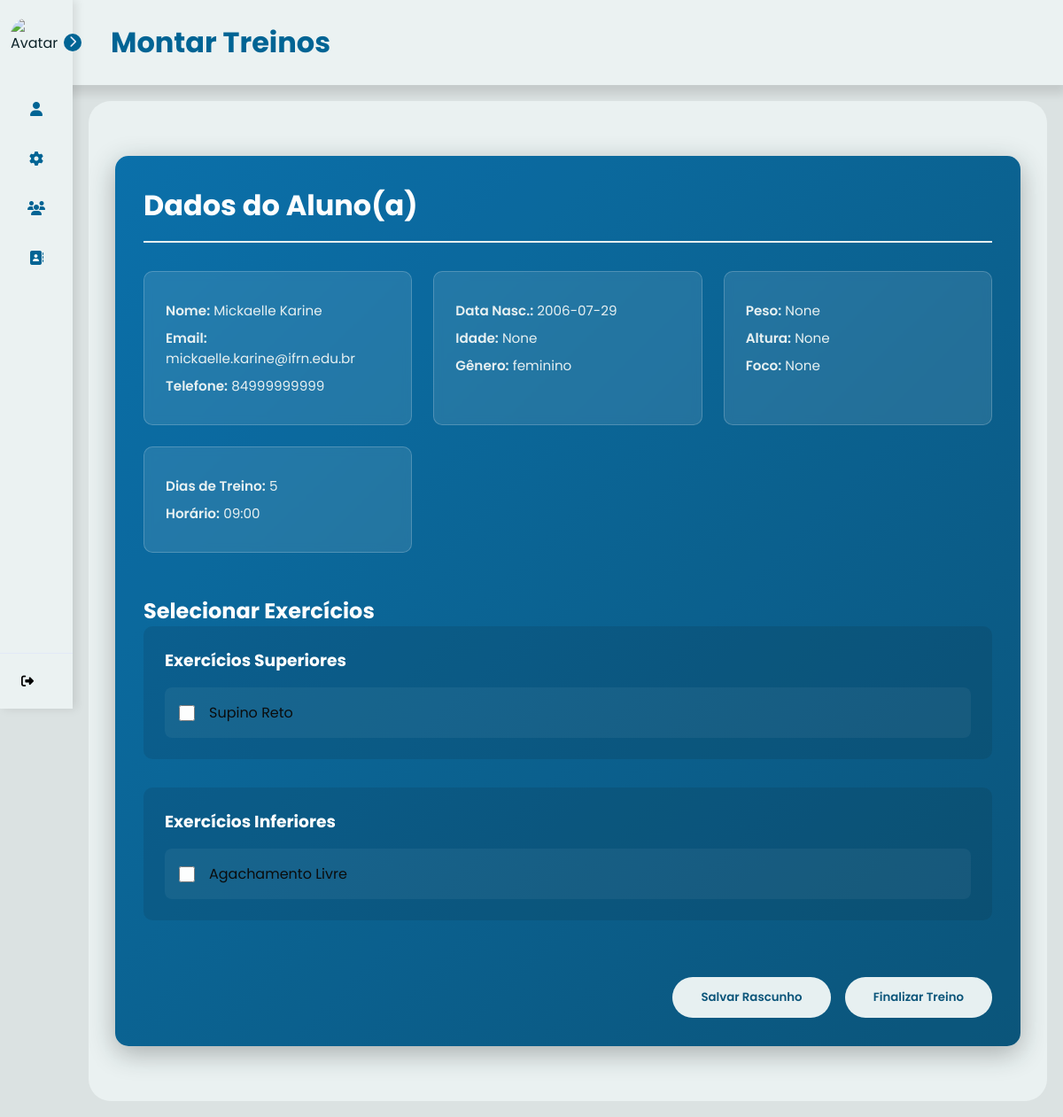
/montar_treino/2 (signed in), run on the app's committed database.
### tables this page shows
CREATE TABLE users (
    use_id INTEGER PRIMARY KEY AUTOINCREMENT,
    use_nome TEXT NOT NULL,
    use_senha TEXT NOT NULL,
    use_email TEXT NOT NULL,
    use_telefone TEXT NOT NULL,
    use_data_nascimento DATE NOT NULL,
    use_genero TEXT NOT NULL,
    use_tipo_usuario TEXT NOT NULL,
    use_dias_treino INT,
    use_horario_treino TIME,
    use_dias_trabalho INT ,
    use_horario_trabalho TIME,
    use_idade INT,
    use_peso FLOAT,
    use_altura FLOAT,
    use_imagem BLOB,
    use_foco_treino VARCHAR(90), /*foco do treino que o aluno quer desenvolver*/
    use_tipo_treino VARCHAR(90), /*tipo do treino que o personal gosta de ensinar*/
    use_contador INTEGER DEFAULT 0
);

### controllers/ProfileController.py (the view)
@profile_bp.route('/montar_treino/<int:aluno_id>', methods=['GET', 'POST'])
@login_required
def montar_treino(aluno_id):
    conn = obter_conexao()
    existe_vinculo = conn.execute('''
        SELECT * FROM aluno_personal
        WHERE personal_id = ? AND aluno_id = ?
    ''', (current_user.id, aluno_id)).fetchone()
    conn.close()
    if not existe_vinculo:
        flash('Acesso não autorizado', 'error')
        return redirect(url_for('profile.seus_alunos'))
    aluno = User.get(aluno_id)
    if not aluno:
        flash('Aluno não encontrado', 'error')
        return redirect(url_for('profile.seus_alunos'))
    return render_template('montar_treino.html', aluno=aluno)

### app.py (called while the page is built)
@login_manager.user_loader
def load_user(user_id):
    return User.get(user_id)

### models/__init__.py (called while the page is built)
def obter_conexao():
    conn = sqlite3.connect('database.db')
    conn.row_factory = sqlite3.Row
    return conn

### templates/montar_treino.html (shortened to what this page needs)
{% extends "base_personal.html" %}
{% block titlePage %} Montar Treinos {% endblock %}
{% block content %}
<div class="montar-treino-section">
    <div class="student-header">
        <h2 style="color: #ffffff;">
            Dados do Aluno(a)
        </h2>
    </div>
    <div class="student-info-grid">
        <div class="info-card">
            <p><strong>Nome:</strong> {{ aluno.nome }}</p>
            <p><strong>Email:</strong> {{ aluno.email }}</p>
            <p><strong>Telefone:</strong> {{ aluno.telefone }}</p>
        </div>
        <div class="info-card">
            <p><strong>Data Nasc.:</strong> {{ aluno.data_nascimento }}</p>
            <p><strong>Idade:</strong> {{ aluno.idade }}</p>
            <p><strong>Gênero:</strong> {{ aluno.genero }}</p>
        </div>
        <div class="info-card">
            <p><strong>Peso:</strong> {{ aluno.peso }}</p>
            <p><strong>Altura:</strong> {{ aluno.altura }}</p>
            <p><strong>Foco:</strong> {{ aluno.foco_treino }}</p>
        </div>
        <div class="info-card">
            <p><strong>Dias de Treino:</strong> {{ aluno.dias_treino }}</p>
            <p><strong>Horário:</strong> {{ aluno.horario_treino }}</p>
        </div>
    </div>
    <div class="exercises-section">
        <h2 style="color: #ffffff;">Selecionar Exercícios</h2>
        <form class="exercise-form">
            <div class="exercise-category">
                <h3 style="color: #ffffff;">Exercícios Superiores</h3>
                <div class="exercise-grid">
                    <div class="exercise-item">
                        <input type="checkbox" id="ex1">
                        <label for="ex1">Supino Reto</label>
                    </div>
                </div>
            </div>
            <div class="exercise-category">
                <h3 style="color: #ffffff;">Exercícios Inferiores</h3>
                <div class="exercise-grid">
                    <div class="exercise-item">
                        <input type="checkbox" id="ex4">
                        <label for="ex4">Agachamento Livre</label>
                    </div>
                </div>
            </div>
            <div class="form-actions">
                <button type="button" class="btn-save">Salvar Rascunho</button>
                <button type="submit" class="btn-save">Finalizar Treino</button>
            </div>
        </form>
    </div>
</div>
{% endblock %}

### templates/base_personal.html (shortened to what this page needs)
<!DOCTYPE html>
<html lang="pt-br">
<head>
    <link rel="stylesheet" href="https://cdnjs.cloudflare.com/ajax/libs/font-awesome/6.5.1/css/all.min.css"
 />
    <link href="https://cdnjs.cloudflare.com/ajax/libs/font-awesome/5.15.4/css/all.min.css" rel="stylesheet">
</head>
<body>
    <nav id="sidebar">
        <div id="sidebar_content">
            <div id="logo_avatar">
                <img src="{{ url_for('static', filename='images/') }}" id="logo_avatar_avatar" alt="Avatar">
            </div>
            <ul id="side_items">
                <li class="side-item {% if request.endpoint == 'profile_personal' %}active{% endif %}">
                    <a href="{{ url_for('profile.profile_personal') }}">
                        <i class="fa-solid fa-user"></i>
                    </a>
                </li>
                <li class="side-item {% if request.endpoint == 'configuracoes_personal' %}active{% endif %}">
                    <a href="{{ url_for('profile.configuracoes_personal') }}">
                        <i class="fa-solid fa-gear"></i>
                    </a>
                </li>
                <li class="side-item">
                    <a href="{{ url_for('profile.seus_alunos') }}">
                        <i class="fa-solid fa-users"></i>
                    </a>
                </li>
                <li class="side-item">
                    <a href="{{ url_for('profile.solicitacoes_pendentes')  }}">
                        <i class="fa-solid fa-address-book"></i>
                    </a>
                </li>
            </ul>
            <button id="open_btn">
                <i id="open_btn_icon" class="fa-solid fa-chevron-right"></i>
            </button>
        </div>
        <div id="logout">
            <form action="{{url_for('auth.logout')}}" method="POST">
                <button id="logout_btn" type="submit">
                    <i class="fa-solid fa-right-from-bracket"></i>
                </button>
            </form>
        </div>
    </nav>
    <header>
        <h1>{% block titlePage %} {% endblock %}</h1>
    </header>
    <main class="fade-in">
        {% block content %}{% endblock %}
    </main>
</body>
</html>

### templates/montar_treino.html (style rules this page uses)
:root { --techfit-100: #ffffff; --techfit-200: #006aa7; --techfit-300: #247ba0; --techfit-400: #004d74; --techfit-500: #e8f1f2; --gradient-blue: linear-gradient(135deg, #006aa7 0%, #004d74 100%); }
body { background-color: var(--techfit-400); color: white; font-family: 'Open Sans', sans-serif; }
.montar-treino-section { max-width: 1200px; margin: 2rem auto; padding: 2rem; background: var(--gradient-blue); border-radius: 15px; box-shadow: 0 8px 30px rgba(0, 0, 0, 0.3); }
.student-header { border-bottom: 2px solid var(--techfit-500); padding-bottom: 1rem; margin-bottom: 2rem; }
.student-header h2 { font-size: 2rem; display: flex; align-items: center; gap: 1rem; }
.student-info-grid { display: grid; grid-template-columns: repeat(auto-fit, minmax(250px, 1fr)); gap: 1.5rem; margin-bottom: 3rem; }
.info-card { background: rgba(255, 255, 255, 0.1); padding: 1.5rem; border-radius: 10px; backdrop-filter: blur(5px); border: 1px solid rgba(255, 255, 255, 0.2); transition: transform 0.3s ease; }
.info-card p { margin: 0.5rem 0; font-size: 0.95rem; color: var(--techfit-500); }
.info-card strong { color: var(--techfit-500); font-weight: 600; }
.exercises-section { margin-top: 3rem; }
.exercise-form { display: grid; gap: 2rem; }
.exercise-category { background: rgba(0, 0, 0, 0.1); padding: 1.5rem; border-radius: 10px; }
.exercise-grid { display: grid; grid-template-columns: repeat(auto-fit, minmax(300px, 1fr)); gap: 1rem; margin-top: 1rem; }
.exercise-item { display: flex; align-items: center; padding: 1rem; background: rgba(255, 255, 255, 0.05); border-radius: 8px; cursor: move; transition: all 0.3s ease; }
.exercise-item input[type="checkbox"] { margin-right: 1rem; width: 18px; height: 18px; cursor: pointer; }
.form-actions { display: flex; justify-content: flex-end; gap: 1rem; margin-top: 2rem; }
.btn-save { background: var(--techfit-500); color: var(--techfit-400); padding: 0.8rem 2rem; border: none; border-radius: 25px; font-weight: 600; cursor: pointer; transition: all 0.3s ease; }

### templates/base_personal.html (style rules this page uses)
* { margin: 0; padding: 0; box-sizing: border-box; font-family: 'Poppins', sans-serif; }
body { display: flex; min-height: 100vh; background-color: #dbe2e2; padding-left: 82px; color: #0d2329; }
header { background-color: #EBF2F2; width: 100%; padding: 24px; padding-left: 100px; position: fixed; top: 0; left: 0; z-index: 998; max-height: 96px; display: flex; align-items: center; justify-content: space-between; box-shadow: 4px 10px 10px rgba(0, 0, 0, 0.1); }
header h1 { color:#006494; padding-left: 25px; }
main { margin-top: 114px; margin-left: 18px; margin-right: 18px; margin-bottom: 18px; border-radius: 25px; width: calc(100% - 36px); padding: 30px; background-color: #EBF2F2; box-sizing: border-box; position: relative; z-index: 997; opacity: 95%; color: black; }
#sidebar { display: flex; flex-direction: column; justify-content: space-between; background-color: #EBF2F2; height: 100vh; width: 82px; position: fixed; top: 0; left: 0; z-index: 999; transition: all .5s; box-shadow: 4px 0 10px rgba(0, 0, 0, 0.1); }
#sidebar_content { padding: 12px; }
#logo_avatar { display: flex; align-items: center; gap: 8px; margin-bottom: 24px; margin-top: 8px; }
#logo_avatar_avatar { width: 55px; height: 55px; object-fit: cover; border-radius: 20px; }
#side_items { display: flex; flex-direction: column; gap: 8px; list-style: none; }
.side-item { border-radius: 8px; padding: 14px; cursor: pointer; }
.side-item a { text-decoration: none; display: flex; align-items: center; justify-content: center; color: #006494; }
.side-item a i { background: none; display: flex; align-items: center; justify-content: center; width: 20px; height: 20px; color: inherit; }
#logout { border-top: 1px solid #e3e9f7; padding: 12px; }
#logout_btn { border: none; gap: 20px; padding: 12px; font-size: 14px; display: flex; align-items: center; justify-content: center; border-radius: 8px; cursor: pointer; background-color: transparent; }
#open_btn { position: absolute; top: 38px; right: -10px; background-color:#006494; color: #e3e9f7; border-radius: 100%; width: 20px; height: 20px; border: none; cursor: pointer; }
#open_btn_icon { transition: transform .3s ease; }

### data on the page
users: nome "Mickaelle Karine", email "mickaelle.karine@ifrn.edu.br", telefone "84999999999", data_nascimento "2006-07-29", genero "feminino", horario_treino "09:00"

### other printed values
{{ aluno.idade }} "None"
{{ aluno.peso }} "None"
{{ aluno.altura }} "None"
{{ aluno.foco_treino }} "None"
{{ aluno.dias_treino }} "5"
